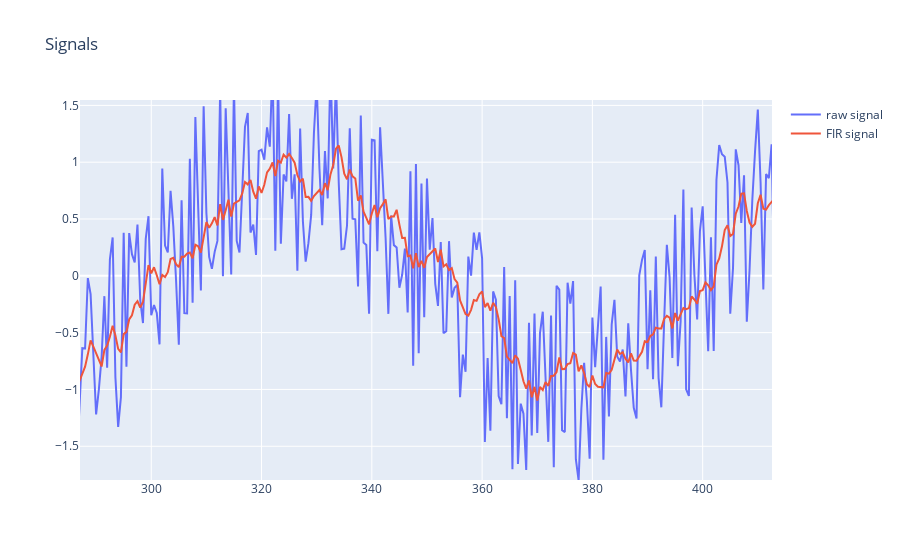

Notebook code cell kept with this figure:
### Markdown cell above
## version plotly

### Code cell
# version plotly 
from plotly import tools
import plotly.offline as py
import plotly.graph_objs as go

import random
import math
import numpy as np

class FIR_filter(object):
    def __init__(self, NbSamples=32):
        self.__NbSamples = NbSamples
        self.__pointer = 0
        self.__slidingsum= 0
        self.__samples=np.zeros((NbSamples,), dtype=float)
        
    @property
    def NbSamples(self):
        return self.__NbSamples
    
    def update(self, newsample):
        self.__pointer  %= self.__NbSamples;
        self.__slidingsum -= self.__samples[self.__pointer]
        self.__samples[self.__pointer]= newsample;
        self.__slidingsum += newsample
        self.__pointer  += 1;
        return self.__slidingsum/self.__NbSamples
    
if __name__ == "__main__":
    fir = FIR_filter(10)
    r=random.seed(1452)

    raw_data=[]
    fir_data=[]
    time =[]
    
    NT=2000
    T =100 # period
    dt=0.5    # time step
    for nt in range(NT):
        t = nt*dt
        r=random.uniform(-1., 1.)
        s=math.sin(2*math.pi/T*t)+r
        sf=fir.update(s)
        time.append(t)
        raw_data.append(s)
        fir_data.append(sf)

    # Make plotly work with Jupyter notebook using the plotly.js CDN
    py.init_notebook_mode(connected=True)

    trace1 = go.Scatter(
        x=time,
        y=raw_data,
        name='raw signal'
    )

    trace2 = go.Scatter(
        x=time,
        y=fir_data,
        name='FIR signal'
    )
        
    layout = go.Layout(
        title='Signals'
    )

    py.iplot({
        "data": [trace1, trace2],
        "layout": layout,
    })

### Figure 1 — Plotly figure (JSON) as saved in the notebook; plotly's stock layout.template omitted (floating-point values rounded to 4 significant figures; data arrays with more than 128 entries replaced by an {"elided": "..."} marker saying what was removed)
{"data": [{"name": "raw signal", "type": "scatter", "x": {"elided": "2000 float values"}, "y": {"elided": "2000 float values"}}, {"name": "FIR signal", "type": "scatter", "x": {"elided": "2000 float values"}, "y": {"elided": "2000 float values"}}], "layout": {"autosize": true, "title": {"text": "Signals"}, "xaxis": {"autorange": false, "range": [287.1, 412.6], "type": "linear"}, "yaxis": {"autorange": false, "range": [-1.797, 1.547], "type": "linear"}}}
